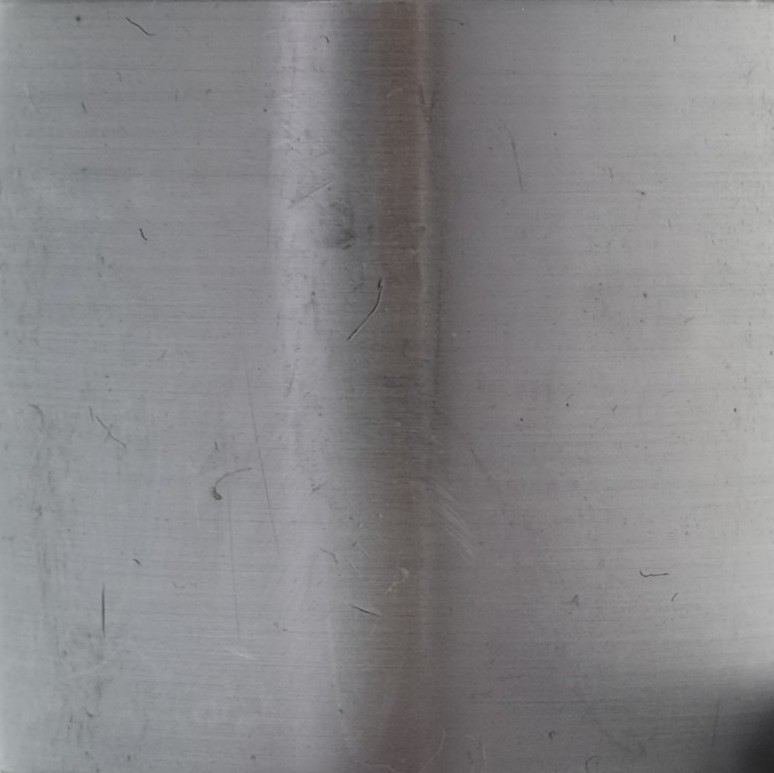
#> input picture test_images/bearing_scrached_fuji_tunnel.jpg, 774 x 773 px
$ jupyter execute --allow-errors Gabor.ipynb   (shell and % lines are left out)
#> lines starting #> are read from the running program, lines starting #| are printed output that depends on the picture
### imtools.py
import os
import numpy as np
import matplotlib.pyplot as plt
from PIL import Image


def load_img(filename, size=(512, 512), color=False, array=True):
    """Load and return an image-object from the standard path."""
#> called with filename = 'bearing_scrached_fuji_tunnel.jpg', size = (512, 512), color = False, array = True
    test_images_path = '/home/tintin/rongheng/cv/test_images/'
    os.chdir(test_images_path)
    img = Image.open(filename)
#> img is the input picture: PIL image 774x773 RGB; mean R, G, B 134.2, 133.6, 135.6

    img.thumbnail(size)
#> img: PIL image 512x511 RGB

    if not color:
        # convert to grayscale
        img = img.convert('L')
#> img: PIL image 512x511 L

    if array:
        # return as np.array
        img_array = np.array(img)
        return img_array
    else:
        # return as Pillow.Image
        return img


def save_img(array, filename):
    Image.fromarray(ar.round().astype(np.uint8)).save(fname)


# [43 lines left out: functions img_list, resize_img, show_hist, eq_hist, show_img, not called in this run]

### notebooks/umn.edu/Gabor.ipynb
If you found any bugs in this ipython notebook, please contact qiuwch@gmail.com
If there's an error say "something is undefined", please run cell which contains the definition or use "menu -> cell -> run all above"

# Initialization

[cell 1]
# Import python library for this notebook
import numpy as np # fundamental package for scientific computing
import matplotlib.pyplot as plt # package for plot function

import sys
sys.path.append("/home/jovyan/")
from imtools import load_img, show_img, show_hist, resize_img
img = load_img("bearing_scrached_fuji_tunnel.jpg")


# show figures inline

def myimshow(I, **kwargs):
    # utility function to show image
    plt.figure();
    plt.axis('off')
    plt.imshow(I, cmap=plt.gray(), **kwargs)

# Generate sinusoid stimuli

Sinusoid $ I(\mathbf{x}) = A \cos(\mathbf{\omega} \mathbf{x} + \rho) $

$ A $ is the amplitude, $ \rho $ is the phase, and $ \mathbf{\omega} $ is the frequency.

[cell 2]
def genSinusoid(sz, A, omega, rho):
    # Generate Sinusoid grating
    # sz: size of generated image (width, height)
    radius = (int(sz[0]/2.0), int(sz[1]/2.0))
    [x, y] = np.meshgrid(range(-radius[0], radius[0]+1), range(-radius[1], radius[1]+1)) # a BUG is fixed in this line

    stimuli = A * np.cos(omega[0] * x  + omega[1] * y + rho)
    return stimuli

theta = np.pi/4
omega = [np.cos(theta), np.sin(theta)]
sinusoidParam = {'A':1, 'omega':omega, 'rho':np.pi/2, 'sz':(32,32)}
myimshow(genSinusoid(**sinusoidParam))
# ** is a special syntax in python, which enables passing a key-value dictionary as parameter

# Generate gabor filter
A general type of Gabor filter[1] can be defined:
$$ g(x,y;\lambda,\theta,\psi,\sigma,\gamma) = \exp\left(-\frac{x'^2+\gamma^2y'^2}{2\sigma^2}\right)\exp\left(i\left(2\pi\frac{x'}{\lambda}+\psi\right)\right) $$
[1] https://en.wikipedia.org/wiki/Gabor_filter

Here we implement a type of Gabor filter which satisfies the neurophysiological constraints for simple cells:
$$ \psi (x; \omega, \theta, K) = \left[\frac{\omega^2}{ 4 \pi K^2} \exp  \{-(\omega^2/8K^2)[4(x\cdot(cos\theta, sin\theta))^2 + (x \cdot ( -sin \theta, cos \theta))^2]\} \right] \times \left[ \exp \{ iwx \cdot (cos\theta, sin\theta) \} exp(K^2/2) \right] $$

[cell 3]
def genGabor(sz, omega, theta, func=np.cos, K=np.pi):
    radius = (int(sz[0]/2.0), int(sz[1]/2.0))
    [x, y] = np.meshgrid(range(-radius[0], radius[0]+1), range(-radius[1], radius[1]+1))

    x1 = x * np.cos(theta) + y * np.sin(theta)
    y1 = -x * np.sin(theta) + y * np.cos(theta)

    gauss = omega**2 / (4*np.pi * K**2) * np.exp(- omega**2 / (8*K**2) * ( 4 * x1**2 + y1**2))
#     myimshow(gauss)
    sinusoid = func(omega * x1) * np.exp(K**2 / 2)
#     myimshow(sinusoid)
    gabor = gauss * sinusoid
    return gabor

g = genGabor((256,256), 0.3, np.pi/4, func=np.cos)
# change func to "cos", "sin" can generate sin gabor or cos gabor, here we pass a function name as a parameter
myimshow(g)
np.mean(g)

# Interactive: Gabor demo
If you evaluate the next cell in your computer, you can see an interactive demo like this.

**Drag the slider to change parameters, and see the change of gabor filter.**

[cell 4]
from IPython.html.widgets import interact, interactive, fixed
def demoGabor(theta, omega):
    myimshow(genGabor((128,128), omega, theta))
interact(demoGabor, theta=(0,np.pi,np.pi/8), omega=(0.1,1,0.1))
#> the sliders are set to theta = 1.5707963267948966, omega = 0.55

# Generate gabor filter bank

[cell 5]
theta = np.arange(0, np.pi, np.pi/4) # range of theta
omega = np.arange(0.2, 0.6, 0.1) # range of omega
params = [(t,o) for o in omega for t in theta]
sinFilterBank = []
cosFilterBank = []
gaborParams = []
for (theta, omega) in params:
    gaborParam = {'omega':omega, 'theta':theta, 'sz':(128, 128)}
    sinGabor = genGabor(func=np.sin, **gaborParam)
    cosGabor = genGabor(func=np.cos, **gaborParam)
    sinFilterBank.append(sinGabor)
    cosFilterBank.append(cosGabor)
    gaborParams.append(gaborParam)

plt.figure()
n = len(sinFilterBank)
for i in range(n):
    plt.subplot(4,4,i+1)
    # title(r'$\theta$={theta:.2f}$\omega$={omega}'.format(**gaborParams[i]))
    plt.axis('off'); plt.imshow(sinFilterBank[i])

plt.figure()
for i in range(n):
    plt.subplot(4,4,i+1)
    # title(r'$\theta$={theta:.2f}$\omega$={omega}'.format(**gaborParams[i]))
    plt.axis('off'); plt.imshow(cosFilterBank[i])
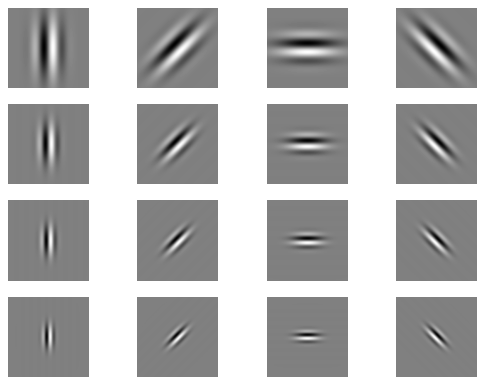
#> figure drawn by matplotlib, 16 panels
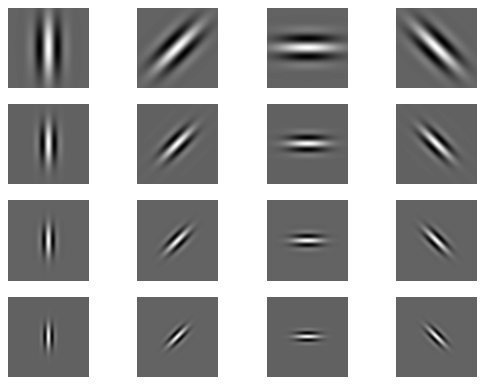
#> figure drawn by matplotlib, 16 panels

# Apply filter bank to zebra image

[cell 6]
from skimage.color import rgb2gray
from scipy.signal import convolve2d
zebra = img
plt.figure(); myimshow(zebra)
sinGabor = sinFilterBank[8]
plt.figure(); myimshow(sinGabor)
res = convolve2d(zebra, sinGabor, mode='valid') # Will take about one minute
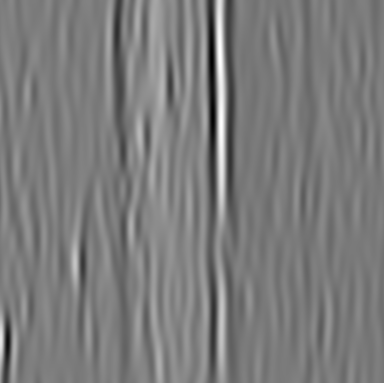
#> res: shape (383, 384) float64; min -339.1, max 354.3, mean -0.9; drawn with min black and max white
plt.figure(); myimshow(res); # title('response') Book figure
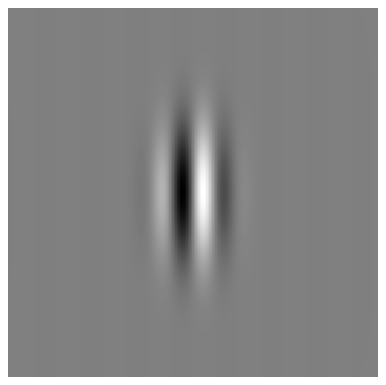
#> figure drawn by matplotlib, 1 panel

"Zebra running Ngorongoro" by Muhammad Mahdi Karim (www.micro2macro.net)

For examples of filters applied to texture processing see: http://scikit-image.org/docs/dev/auto_examples/plot_gabor.html

# Exercise 1.1
Apply Gabor filters to the zebra image. Adjust the frequency and orientation of the Gabors to find the horizontal and vertical stripes. Plot the output. Can you also find Gabors that respond to the legs?

# Quadrature pair, simple/complex cell

[cell 7]
theta = np.pi/4
sinGabor = genGabor((129,129), 0.4, theta, np.sin)
cosGabor = genGabor((129,129), 0.4, theta, np.cos)
plt.figure();
plt.subplot(121); plt.axis('off'); plt.imshow(sinGabor, vmin=-0.2, vmax=0.2)
plt.subplot(122); plt.axis('off'); plt.imshow(cosGabor, vmin=-0.2, vmax=0.2)

theta = np.pi/4 + np.pi
sinusoid = genSinusoid((256,256), 1, (omega*np.sin(theta), omega*np.cos(theta)), 0)
plt.figure(); myimshow(sinusoid); plt.title('Stimuli')

response = convolve2d(sinusoid, sinGabor, mode='valid')
response2 = convolve2d(sinusoid, cosGabor, mode='valid')

plt.figure();
plt.subplot(121); plt.imshow(response, vmin=0); plt.title('Response of sin gabor(simple cell)')
plt.subplot(122); plt.imshow(response**2 + response2**2, vmin=0); plt.title('Resp. of complex cell')
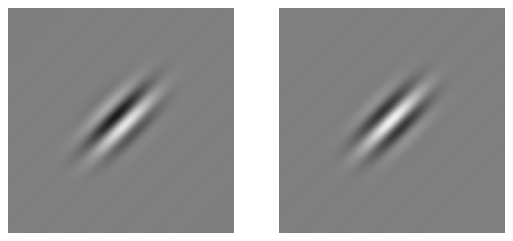
#> figure drawn by matplotlib, 2 panels
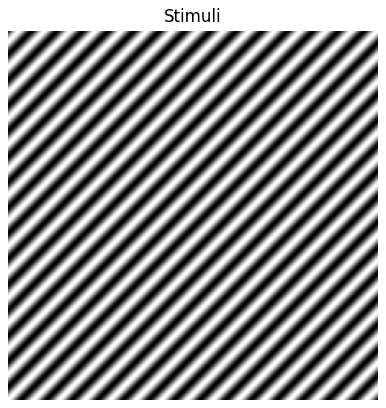
#> figure drawn by matplotlib, 1 panel
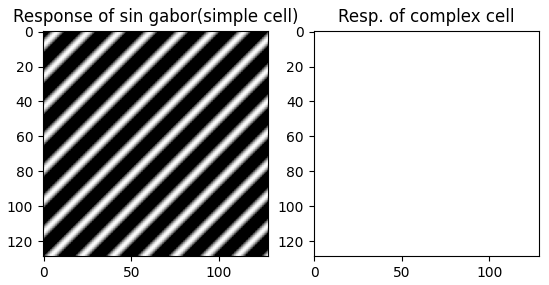
#> figure drawn by matplotlib, 2 panels

**Complex cell is tuned to frequency and less sensitive to phase change**

# Exercise 1.2: Find parameter of an unknown gabor filter
Find the tuning curve of an idealized neuron by measuring its response to different sinusoids. The neuron is a Gabor function so you need to find its preferred orientation, phase, and K. Use equations (3) and (4) from Lecture Notes 2 if you want.

[cell 8]
import pickle
# The parameter of this gabor(cell) is unknown
# Try to find its parameter:
#> (the rest of this cell did not finish here and is left out)

# Demo: Gaussian, Laplacian of Gaussian

[cell 9]
# Utility function to plot 3D surface
def surf(X, Y, Z, **kargs):
    # Plot 3D data as surface, similar to surf(X,Y,Z) of http://www.mathworks.com/help/matlab/ref/surf.html
    from mpl_toolkits.mplot3d import Axes3D
    fig = plt.figure()
    ax = fig.add_subplot(111, projection='3d')
    ax.plot_surface(X, Y, Z, **kargs)

sigma = 20
from mpl_toolkits.mplot3d import Axes3D

[X, Y] = np.meshgrid(np.arange(-100, 101), np.arange(-100, 101))
Z = 1/(np.sqrt(2.0 * np.pi) * sigma) * np.exp(-(X**2+Y**2)/(2.0*sigma**2))

dx = np.roll(Z, 1, axis=1) - Z
dx2 = np.roll(dx, 1, axis=1) - dx

dy = np.roll(Z, 1, axis=0) - Z
dy2 = np.roll(dy, 1, axis=0) - dy

LoG = -(dx2+dy2)

surf(X, Y, Z, alpha=0.3)
# title('Gaussian')

surf(X, Y, dx + dy, alpha=0.3)
# title('First order derivative')

surf(X, Y, LoG, alpha=0.3)
# title('Second order derivative (Laplacian of Gaussian)')
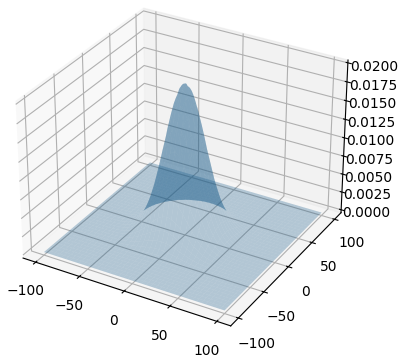
#> figure drawn by matplotlib, 1 panel
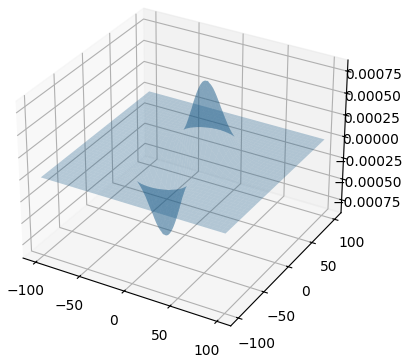
#> figure drawn by matplotlib, 1 panel
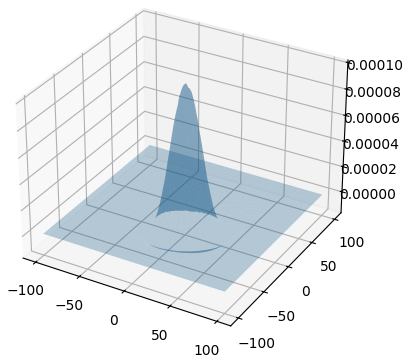
#> figure drawn by matplotlib, 1 panel
